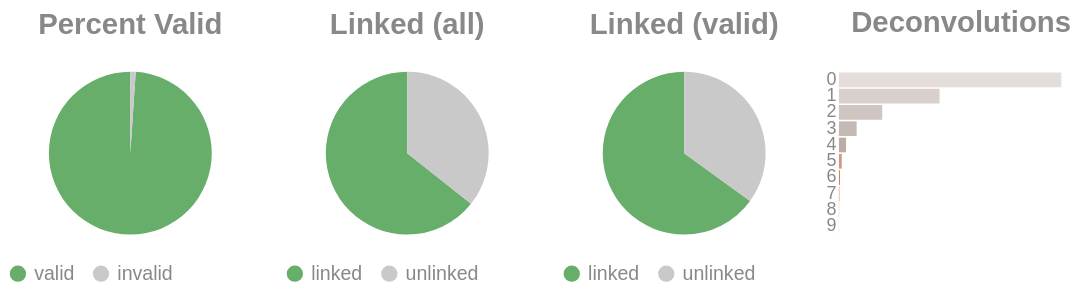

The code cell stored with this chart in its notebook:
### Code cell
if SKIPLR:
    pass
else:
    clash = Counter()
    for i in valids['molecule'].to_list():
        _mol = i.split("-")
        if len(_mol) == 1:
            clash.update('0')
        else:
            clash.update(_mol[-1])

    _d = {"deconvolutions": [], 'count': []}
    for k,v in clash.items():
        _d['deconvolutions'].append(k)
        _d['count'].append(v)

    tot_valid = valids['reads'].sum()
    mask = valids['reads'] >= 2
    n_linked_reads = valids.filter(mask)['reads'].sum()
    if n_linked_reads == 0:
        print_html("No linked molecules (>=2 reads) were detected; skipping linked-only distributions.")
        SKIPLR = True
    else:
        perc_valid = round(tot_valid / n_reads, 4)
        linked_perc_abs = round(n_linked_reads / n_reads, 4)
        linked_perc = round(n_linked_reads / tot_valid, 4)

    _valid = pl.DataFrame({"valids": ['valid', 'invalid'], "count": [tot_valid, n_reads - tot_valid]})
    _linked_abs = pl.DataFrame({"linked (absolute)": ['linked', 'unlinked'], "count": [n_linked_reads, n_reads - n_linked_reads]})
    _linked_rel = pl.DataFrame({"linked (valids)": ['linked', 'unlinked'], "count": [n_linked_reads, tot_valid - n_linked_reads]})

    (
        alt.hconcat(
            piechart(_valid, goodval = 'valid', title = "Percent Valid"),
            piechart(_linked_abs, goodval = "linked", title =  "Linked (all)"),
            piechart(_linked_rel, goodval = "linked", title =  "Linked (valid)"),
            convolutionbar(pl.DataFrame(_d), title = "Deconvolutions"),
            center = True,
            bounds = 'flush'
        )
        .resolve_scale(color='independent')
        .resolve_legend('independent')
        .properties(usermeta={'embedOptions': {"actions": False}})
    ).display()

### Figure 1 — Vega-Lite specification as saved in the notebook (floating-point values rounded to 4 significant figures)
{"width": "container", "height": 400, "config": {"title": {"anchor": "start", "dy": -15, "fontSize": 18, "color": "#888888", "subtitleColor": "#888888", "subtitleFontSize": 14}, "arc": {"fill": "#0072B2"}, "axis": {"domainColor": "#888888", "domainWidth": 0.5, "gridWidth": 0.2, "grid": false, "titleFontWeight": 400, "titleFontSize": 15, "labelFontSize": 11, "labelColor": "#888888", "tickColor": "#888888", "tickWidth": 0.2, "titleColor": "#888888"}, "axisBand": {"grid": false}, "axisX": {"grid": true, "tickSize": 10, "domainCap": "round"}, "axisY": {"domain": false, "grid": true, "tickSize": 0, "domainCap": "round"}, "background": "transparent", "header": {"labelFontSize": 15, "labelColor": "#888888", "titleFontSize": 15, "titleFontWeight": 600, "titleColor": "#888888"}, "legend": {"labelFont": "sans-serif", "labelFontSize": 12, "labelColor": "#888888", "symbolSize": 100, "symbolType": "circle", "titleFontSize": 12, "titlePadding": 10, "titleColor": "#888888", "title": null}, "range": {"category": ["#E69F00", "#56B4E9", "#009E73", "#F0E442", "#0072B2", "#D55E00", "#CC79A7", "#000000"], "diverging": ["#cfe8f3", "#a2d4ec", "#73bfe2", "#46abdb", "#1696d2", "#12719e"]}, "area": {"fill": "#0072B2", "fillOpacity": 0.7, "line": true, "strokeOpacity": 0.7}, "line": {"color": "#0072B2", "stroke": "#0072B2", "strokeWidth": 2}, "trail": {"color": "#0072B2", "stroke": "#0072B2", "strokeWidth": 0, "size": 1}, "point": {"filled": true, "fillOpacity": 1.0, "size": 95}, "text": {"color": "#888888", "fontSize": 11, "align": "right", "fontWeight": 400, "size": 11}, "bar": {"fill": "#0072B2", "stroke": null}, "view": {"stroke": null, "continuousWidth": 660, "continuousHeight": 400}}, "hconcat": [{"data": {"name": "data-645291ea12bf848c88de4e48c1e2c718"}, "mark": {"type": "arc"}, "encoding": {"color": {"field": "valids", "legend": {"orient": "bottom", "title": null}, "scale": {"domain": ["valid", "invalid"], "range": ["#68ae6b", "#C9C9C9"]}, "title": "Valids", "type": "nominal"}, "theta": {"field": "count", "type": "quantitative"}, "tooltip": [{"field": "valids", "title": "Valids", "type": "ordinal"}, {"field": "percent", "format": ".2%", "title": "Percent", "type": "quantitative"}, {"field": "count", "title": "Count", "type": "quantitative"}]}, "height": 100, "title": {"text": "Percent Valid", "align": "center", "anchor": "middle"}, "transform": [{"calculate": "datum.count / 5898877", "as": "percent"}], "width": 150}, {"data": {"name": "data-f15e4e3a783ba2464dfc6d1be625ac7d"}, "mark": {"type": "arc"}, "encoding": {"color": {"field": "linked (absolute)", "legend": {"orient": "bottom", "title": null}, "scale": {"domain": ["linked", "unlinked"], "range": ["#68ae6b", "#C9C9C9"]}, "title": "Linked (Absolute)", "type": "nominal"}, "theta": {"field": "count", "type": "quantitative"}, "tooltip": [{"field": "linked (absolute)", "title": "Linked (Absolute)", "type": "ordinal"}, {"field": "percent", "format": ".2%", "title": "Percent", "type": "quantitative"}, {"field": "count", "title": "Count", "type": "quantitative"}]}, "height": 100, "title": {"text": "Linked (all)", "align": "center", "anchor": "middle"}, "transform": [{"calculate": "datum.count / 5898877", "as": "percent"}], "width": 150}, {"data": {"name": "data-3c4b61492dcc7bc47a48f7660ab92007"}, "mark": {"type": "arc"}, "encoding": {"color": {"field": "linked (valids)", "legend": {"orient": "bottom", "title": null}, "scale": {"domain": ["linked", "unlinked"], "range": ["#68ae6b", "#C9C9C9"]}, "title": "Linked (Valids)", "type": "nominal"}, "theta": {"field": "count", "type": "quantitative"}, "tooltip": [{"field": "linked (valids)", "title": "Linked (Valids)", "type": "ordinal"}, {"field": "percent", "format": ".2%", "title": "Percent", "type": "quantitative"}, {"field": "count", "title": "Count", "type": "quantitative"}]}, "height": 100, "title": {"text": "Linked (valid)", "align": "center", "anchor": "middle"}, "transform": [{"calculate": "datum.count / 5836340", "as": "percent"}], "width": 150}, {"data": {"name": "data-7dd4c27174d0e330fa8a8bb2434fe187"}, "mark": {"type": "bar"}, "encoding": {"color": {"field": "deconvolutions", "legend": null, "scale": {"scheme": "lightgreyred"}, "type": "nominal"}, "tooltip": [{"field": "deconvolutions", "title": "Deconvolutions", "type": "ordinal"}, {"field": "percent", "format": ".2%", "title": "Percent", "type": "quantitative"}, {"field": "count", "title": "Count", "type": "quantitative"}], "x": {"axis": null, "field": "count", "type": "quantitative"}, "y": {"field": "deconvolutions", "sort": "ascending", "title": null, "type": "nominal"}}, "height": 100, "title": {"text": "Deconvolutions", "align": "center", "anchor": "middle"}, "transform": [{"calculate": "datum.count / 3237643", "as": "percent"}], "width": 150}], "bounds": "flush", "center": true, "resolve": {"legend": {"angle": "independent"}, "scale": {"color": "independent"}}, "usermeta": {"embedOptions": {"actions": false}}, "$schema": "https://vega.github.io/schema/vega-lite/v6.4.1.json", "datasets": {"data-645291ea12bf848c88de4e48c1e2c718": [{"valids": "valid", "count": 5836340}, {"valids": "invalid", "count": 62537}], "data-f15e4e3a783ba2464dfc6d1be625ac7d": [{"linked (absolute)": "linked", "count": 3793640}, {"linked (absolute)": "unlinked", "count": 2105237}], "data-3c4b61492dcc7bc47a48f7660ab92007": [{"linked (valids)": "linked", "count": 3793640}, {"linked (valids)": "unlinked", "count": 2042700}], "data-7dd4c27174d0e330fa8a8bb2434fe187": [{"deconvolutions": "0", "count": 1820342}, {"deconvolutions": "1", "count": 823362}, {"deconvolutions": "2", "count": 354472}, {"deconvolutions": "3", "count": 144917}, {"deconvolutions": "4", "count": 57765}, {"deconvolutions": "5", "count": 22629}, {"deconvolutions": "6", "count": 8831}, {"deconvolutions": "7", "count": 3450}, {"deconvolutions": "8", "count": 1332}, {"deconvolutions": "9", "count": 543}]}}
